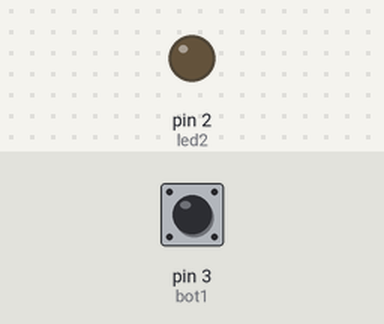
This sketch was run on a simulated Arduino Uno, built with avr-gcc and run on an emulated ATmega328P. Parts: output pins drawn as LEDs (lit = HIGH). Inputs (shaded band) come from the test bench; at power-on: pin 3 (bot1) LOW.

Above: at 1.2 s.
1.3 s: pin 3 (bot1) pulled HIGH for 0.15 s
At 1.37 s:
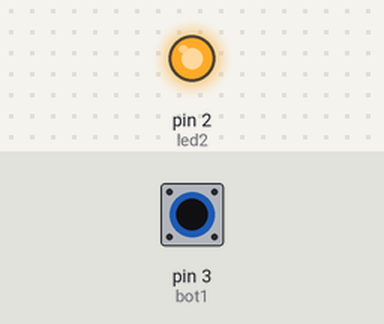
2.9 s: pin 3 (bot1) pulled HIGH for 3.2 s
At 7.4 s:
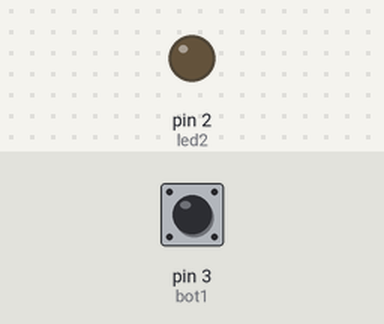
Timing chart, 0 to 8.9 s (numbered marks = the images above; inputs shaded):
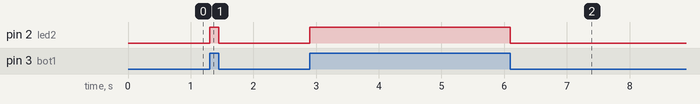

Measured:
- after the input at 1.3 s, pin 2 (led2): LOW → HIGH at once, → LOW 0.15 s later
- after the input at 2.9 s, pin 2 (led2): LOW → HIGH at once, → LOW 3.2 s later

The sketch:

codigo.ino
```cpp
// C++ code
//

const int led2 = 2;
const int bot1= 3;

void setup()
{
  pinMode(led2, OUTPUT);

 pinMode(bot1, INPUT);
}
int var;
void loop()
{
  var = digitalRead(bot1);
  if (var){
    digitalWrite(led2,HIGH);
  }else{
    digitalWrite(led2,LOW);
  }

}
```
